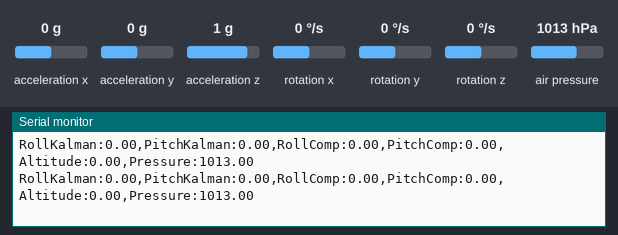
A sketch run on a simulated Arduino Uno, built with avr-gcc and run on an emulated ATmega328P. On the bench: the last lines printed to the serial monitor. The test bench sets the inputs (shaded band); at power-on: acceleration y 0 g, acceleration z 1 g, air pressure 1013 hPa, rotation x 0 °/s, acceleration x 0 g, rotation y 0 °/s, rotation z 0 °/s.

Above: at 4.6 s.
4.7 s: acceleration y set to -1.4 g
At 5.2 s:
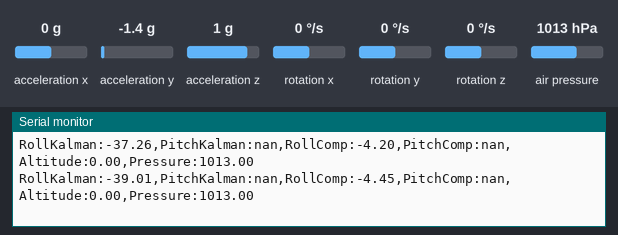
6.2 s: acceleration z set to 0.8 g
At 7.2 s:
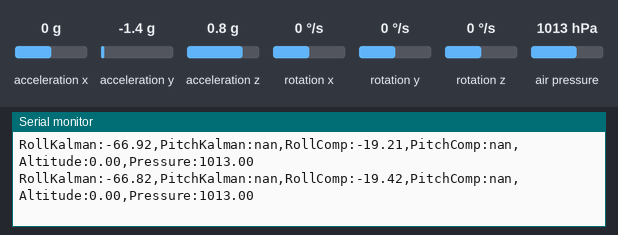
9.2 s: air pressure set to 1000 hPa
At 10.2 s:
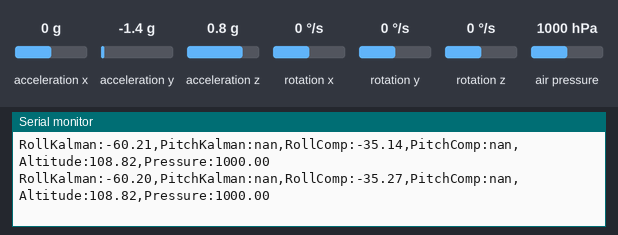
12.2 s: rotation x set to -100 °/s
At 13.0 s:
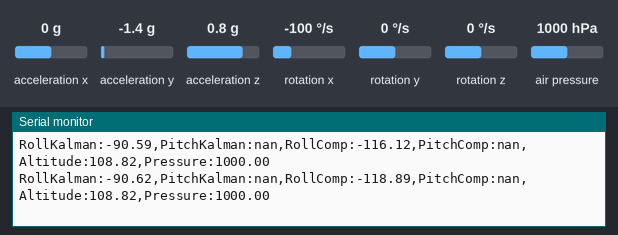
15.2 s: acceleration y set to 1.4 g
At 16.0 s:
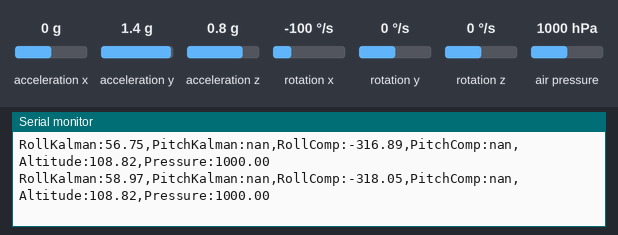
18.2 s: acceleration z set to -1.4 g
At 19.3 s:
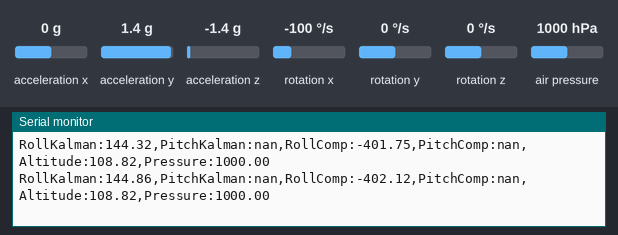
Timing chart, 0 to 21.2 s (numbered marks = the images above; inputs shaded):
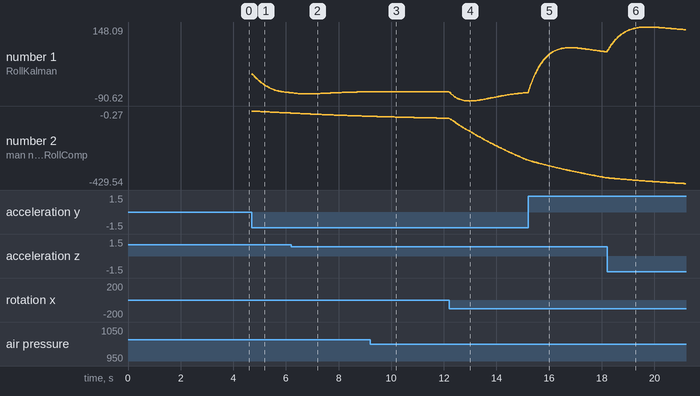

Measured:
- after the input at 4.7 s, the serial monitor: prints a new line at once (image 1)

The sketch:

Main.ino
```cpp
#include <Wire.h>
#include <MPU6050.h>
#include <Adafruit_BMP280.h>
#include "Kalman.h"

MPU6050 mpu;
Adafruit_BMP280 bmp;

// Variabel sensor
int16_t accX, accY, accZ;
int16_t gyroX, gyroY, gyroZ;
float rollAcc, pitchAcc;
float rollKalman, pitchKalman;
float rollComp, pitchComp;
float pressure, altitude;

float gx_off = 0, gy_off = 0, gz_off = 0;

void calibrateGyro() {
  long sumX = 0, sumY = 0, sumZ = 0;
  for (int i = 0; i < 500; i++) {
    mpu.getMotion6(&accX, &accY, &accZ, &gyroX, &gyroY, &gyroZ);
    sumX += gyroX;
    sumY += gyroY;
    sumZ += gyroZ;
    delay(3);
  }
  gx_off = sumX / 500.0;
  gy_off = sumY / 500.0;
  gz_off = sumZ / 500.0;

}

float altitudeOffset = 0 ;
bool firstAltitudeRead = true;

// Kalman filter instance
Kalman kalmanRoll;
Kalman kalmanPitch;

unsigned long lastTime;
float dt;

void setup() {
  Serial.begin(115200);
  Wire.begin();

  // initialize MPU6050
  mpu.initialize();
  if (!mpu.testConnection()) {
    Serial.println("MPU6050 tidak terdeteksi!");
    while (1);
  }

  // initialize BMP280
  if (!bmp.begin(0x76)) {
    Serial.println("BMP280 tidak terdeteksi!");
    while (1);
  }

  bmp.setSampling(Adafruit_BMP280::MODE_NORMAL,
                  Adafruit_BMP280::SAMPLING_X2,
                  Adafruit_BMP280::SAMPLING_X16,
                  Adafruit_BMP280::FILTER_X16,
                  Adafruit_BMP280::STANDBY_MS_63);

  calibrateGyro();
  // membaca data awal untuk inisialisasi kalman
  mpu.getMotion6(&accX, &accY, &accZ, &gyroX, &gyroY, &gyroZ);
  rollAcc = atan2(accY, accZ) * 180 / PI;
  pitchAcc = atan2(-accX, sqrt(accY * accY + accZ * accZ)) * 180 / PI;

  kalmanRoll.setAngle(rollAcc);
  kalmanPitch.setAngle(pitchAcc);

  rollComp = rollAcc;
  pitchComp = pitchAcc;

  lastTime = micros();

  Serial.println("Sensor siap...");
}

void loop() {
  // hitung dt
  unsigned long now = micros();
  dt = (now - lastTime) / 1000000.0;
  lastTime = now;

  // ambil data raw
  mpu.getMotion6(&accX, &accY, &accZ, &gyroX, &gyroY, &gyroZ);

  static float accY_lp = 0, accZ_lp = 0;
  accY_lp = 0.96 * accY_lp + 0.04 * accY;
  accZ_lp = 0.96 * accZ_lp + 0.04 * accZ;

  // hitung angle dari accelerometer
  rollAcc  = atan2(accY, accZ) * 180 / PI;
  pitchAcc = atan2(-accX, sqrt(accY * accY + accZ * accZ)) * 180 / PI;

  // Konversi gyro ke derajat/detik
  float gyroXrate = (gyroX - gx_off) / 131.0;
  float gyroYrate = (gyroY - gy_off) / 131.0;


  // Kalman filter
  rollKalman  = kalmanRoll.getAngle(rollAcc,  gyroXrate, dt);
  pitchKalman = kalmanPitch.getAngle(pitchAcc, gyroYrate, dt);

  // Complementary filter (α = 0.98)
  rollComp  = 0.995 * (rollComp  + gyroXrate * dt) + 0.005 * rollAcc;
  pitchComp = 0.995 * (pitchComp + gyroYrate * dt) + 0.005 * pitchAcc;

  // BMP280
  pressure = bmp.readPressure() / 100.0;   // hPa

  float altitudeRaw = bmp.readAltitude(1013.25);

  if (firstAltitudeRead) {
    altitudeOffset = altitudeRaw;
    firstAltitudeRead = false;
}

altitude = altitudeRaw - altitudeOffset;


  // KIRIM DATA SERIAL
  Serial.print("RollKalman:"); Serial.print(rollKalman);
  Serial.print(",PitchKalman:"); Serial.print(pitchKalman);
  Serial.print(",RollComp:"); Serial.print(rollComp);
  Serial.print(",PitchComp:"); Serial.print(pitchComp);
  Serial.print(",Altitude:"); Serial.print(altitude);
  Serial.print(",Pressure:"); Serial.println(pressure);

  delay(20); // 50Hz
}
```

kalman.h
```cpp
#ifndef _KALMAN_H_
#define _KALMAN_H_

class Kalman {
public:
    // Konstruktor dengan nilai default yang wajar
    Kalman(float Q_angle_ = 0.001f, float Q_bias_ = 0.003f, float R_measure_ = 0.03f) {
        Q_angle = Q_angle_;
        Q_bias  = Q_bias_;
        R_measure = R_measure_;

        angle = 0.0f;
        bias = 0.0f;

        P[0][0] = 0.0f;
        P[0][1] = 0.0f;
        P[1][0] = 0.0f;
        P[1][1] = 0.0f;
    }

    void setAngle(float newAngle) {
        angle = newAngle;
    }

    // core Kalman update: newAngle = measurement from accel, newRate = gyro rate (deg/s), dt = seconds
    float getAngle(float newAngle, float newRate, float dt) {
        // Predict
        rate = newRate - bias;
        angle += dt * rate;

        P[0][0] += dt * ( dt*P[1][1] - P[0][1] - P[1][0] + Q_angle );
        P[0][1] -= dt * P[1][1];
        P[1][0] -= dt * P[1][1];
        P[1][1] += Q_bias * dt;

        // Update
        float S = P[0][0] + R_measure;
        if (S == 0.0f) S = 1e-9f; // guard against div0

        float K0 = P[0][0] / S;
        float K1 = P[1][0] / S;

        float y = newAngle - angle;

        angle += K0 * y;
        bias  += K1 * y;

        float P00_temp = P[0][0];
        float P01_temp = P[0][1];

        P[0][0] -= K0 * P00_temp;
        P[0][1] -= K0 * P01_temp;
        P[1][0] -= K1 * P00_temp;
        P[1][1] -= K1 * P01_temp;

        return angle;
    }

    // setters/getters untuk tuning runtime
    void setQangle(float v){ Q_angle = v; }
    void setQbias(float v){ Q_bias = v; }
    void setRmeasure(float v){ R_measure = v; }
    float getQangle(){ return Q_angle; }
    float getQbias(){ return Q_bias; }
    float getRmeasure(){ return R_measure; }

private:
    float Q_angle;
    float Q_bias;
    float R_measure;

    float angle;
    float bias;
    float rate;
    float P[2][2];
};

#endif
```
